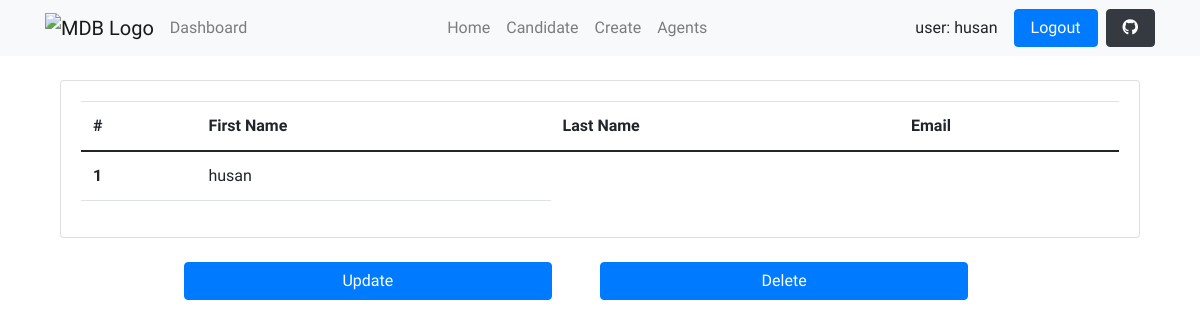
The page /agents/1/ (signed in) on the database its author committed.
### base_app/models.py (models this page shows, shortened)
class User(AbstractUser):
    is_organiser = models.BooleanField(default=True)
    is_agent = models.BooleanField(default=False)

class Agent(models.Model):
    user = models.OneToOneField(User, on_delete=models.CASCADE)
    organiser = models.ForeignKey(UserProfile, on_delete=models.CASCADE)

### agents/views.py (the view)
# urls.py: path('<int:pk>/', AgentDetailView.as_view(), name='agent-details'),
class AgentDetailView(OrganiserAndLoginRequiredMixin, generic.DetailView):
    template_name = 'agents/agents_detail.html'
    context_object_name = 'agent'
    def get_queryset(self):
        organiser = self.request.user.userprofile
        return Agent.objects.filter(organiser=organiser)

### agents/mixins.py (called while the page is built)
    def dispatch(self, request, *args, **kwargs):
        if not request.user.is_authenticated or not request.user.is_organiser:
            return redirect('login')
        return super().dispatch(request, *args, **kwargs)

### agents/templates/agents/agents_detail.html (shortened to what this page needs)
{% extends 'layouts/base.html' %}
{% block content %}
    <main class="hm-gradient">
      <div class="container mt-4">
        <div class="card mb-4">
          <div class="card-body">
            <table class="table table-hover">
              <thead class="mdb-color darken-3">
                <tr>
                  <th>#</th>
                  <th>First Name</th>
                  <th>Last Name</th>
                  <th>Email</th>
                </tr>
              </thead>
              <tbody>
                <tr>
                  <th scope="row">{{ agent.id }}</th>
                  <td>{{ agent.user.username }}</td>
                </tr>
              </tbody>
            </table>
          </div>
        </div>
      </div>
      <div class="d-flex justify-content-between w-75 mx-auto">
        <a class="btn btn-primary w-50" href="{% url 'agents:agent-update' agent.pk %}">Update</a>
        <a class="btn btn-primary w-50 mx-5" href="{% url 'agents:agent-delete' agent.pk %}">Delete</a>
      </div>
    </main>
{% endblock content %}

### templates/layouts/navbar.html (shortened to what this page needs)
<nav class="navbar navbar-expand-lg navbar-light bg-light navlar">
    <div class="container">
      <a class="navbar-brand me-2" href="https://mdbgo.com/">
        <img
          src="https://mdbcdn.b-cdn.net/img/logo/mdb-transaprent-noshadows.webp"
          height="16"
          alt="MDB Logo"
          loading="lazy"
          style="margin-top: -1px;"
        />
      </a>
      <div class="collapse navbar-collapse" id="navbarButtonsExample">
        <ul class="navbar-nav me-auto mb-2 mb-lg-0">
          <li class="nav-item">
            <a class="nav-link" href="/">Dashboard</a>
          </li>
        </ul>
        <ul class="navbar-nav me-auto mb-2 mb-lg-0">
          <li class="nav-item">
            <a class="nav-link" href="{% url 'home' %}">Home</a>
          </li>
          <li class="nav-item">
            <a class="nav-link" href="{% url 'candidate:candidate' %}">Candidate</a>
          </li>
          {% if request.user.is_organiser %}
          <li class="nav-item">
            <a class="nav-link" href="{% url 'candidate:create' %}">Create</a>
          </li>
          <li class="nav-item">
            <a class="nav-link" href="{% url 'agents:agent-list' %}">Agents</a>
          </li>
          {% endif %}
        </ul>
        <div class="d-flex align-items-center">
          {% if request.user.is_authenticated %}
          <div class="mx-3"> user: {{ request.user.username }}</div>
          <a href="/logout/" class="btn btn-primary px-3 me-2">
            Logout
          </a>
          {% else %}
          <a href="/login/" class="btn btn-primary px-3 me-2">
            Login
          </a>
          {% endif %}
          <a
            class="btn btn-dark px-3"
            href="https://github.com/mdbootstrap/mdb-ui-kit"
            role="button"
            ><i class="fab fa-github"></i
          ></a>
        </div>
      </div>
    </div>
  </nav>

### rows shown on the page
User: user.username "husan"
Agent: id "1", user.username "husan"
